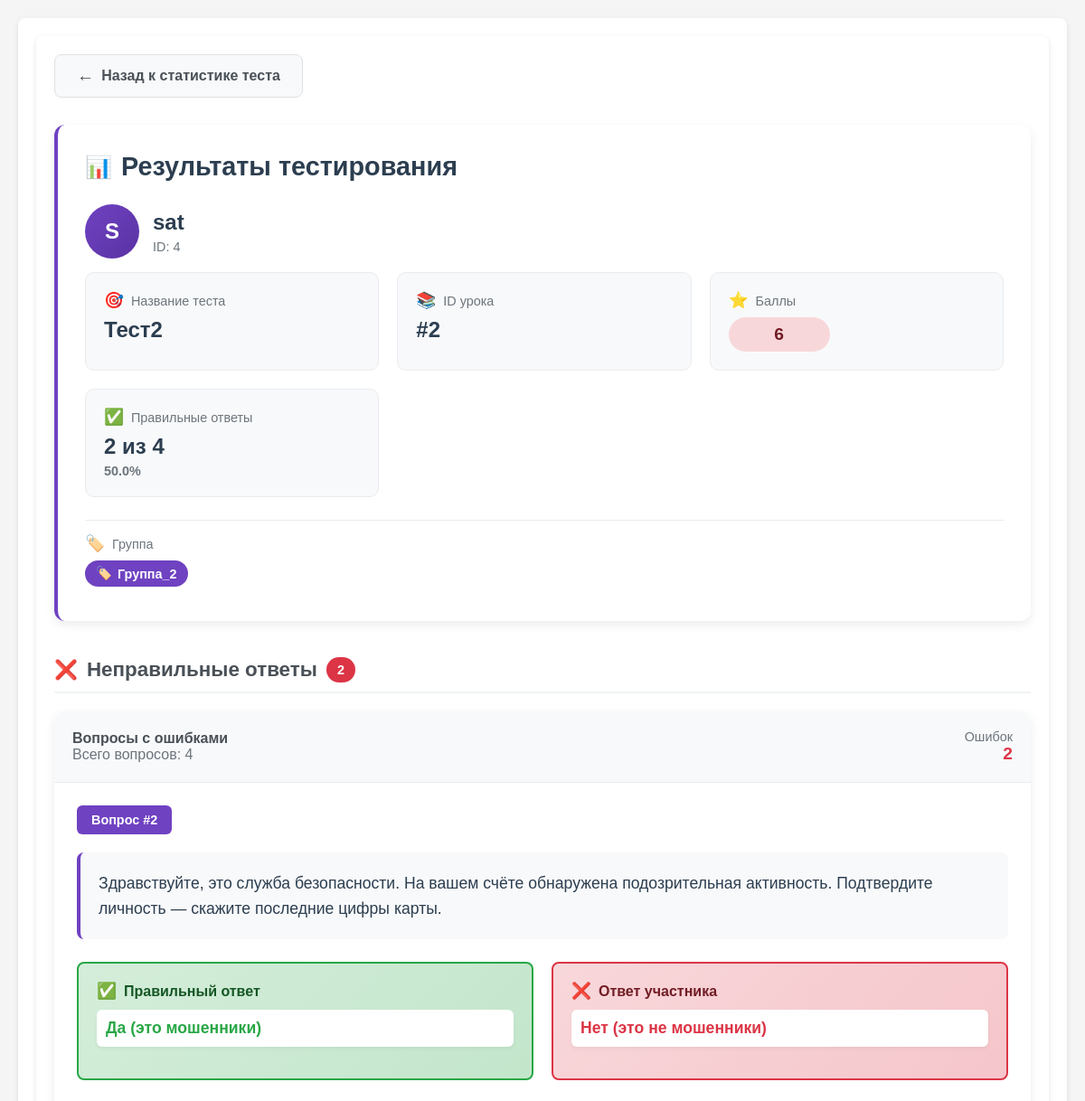
The app's page /dashboard/testing_management/user_results/2/4 (signed in, upper part), older data.
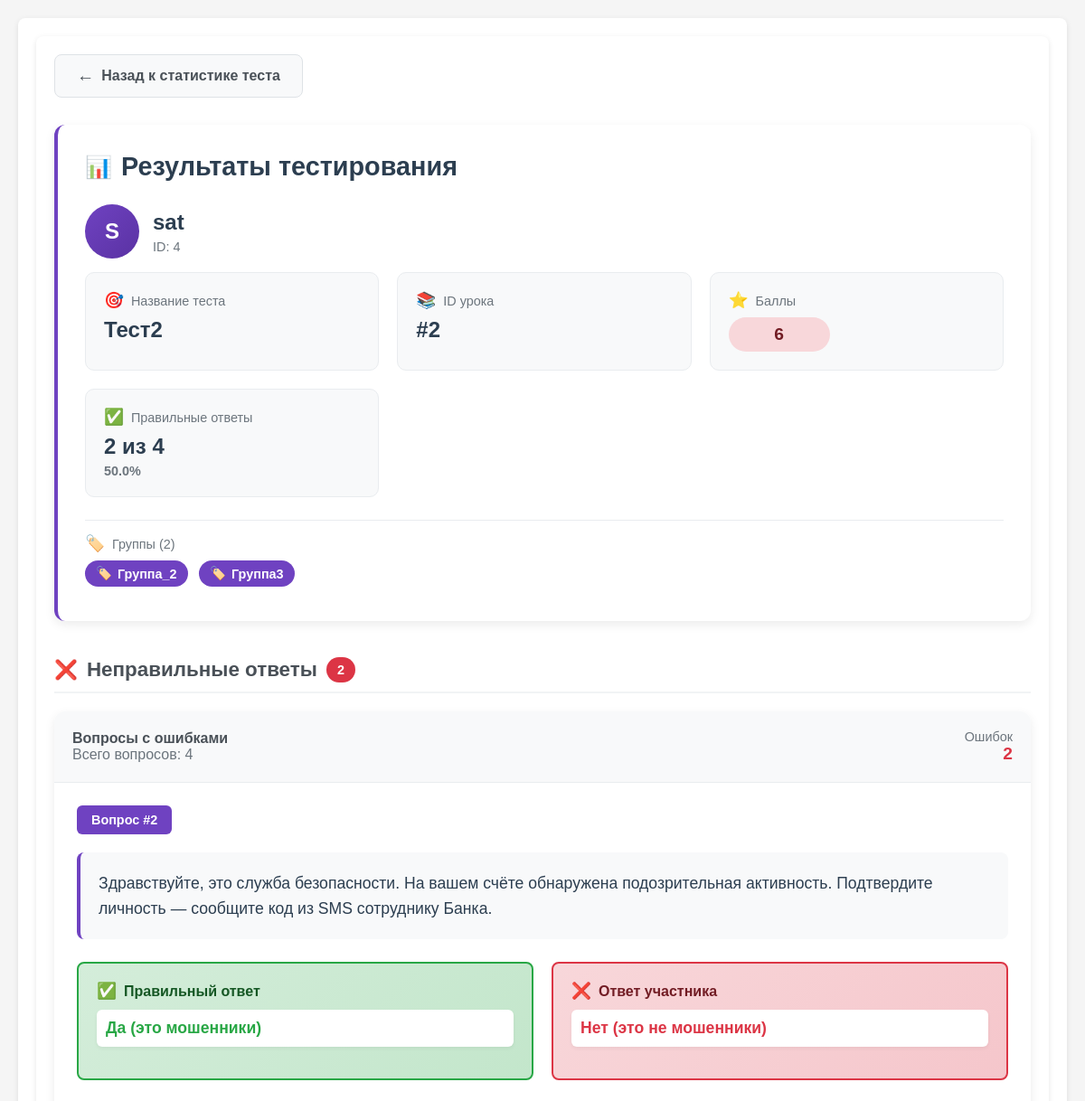
The same page, newer data.
### app.py (models this page shows, shortened)
class Group(db.Model):
    __tablename__ = 'Groups'
    id = db.Column(db.Integer, primary_key=True)
    groupname = db.Column(db.String(64), unique=True, nullable=False)
    users = db.Column(db.JSON, nullable=False)

class Message(db.Model):
    id = db.Column(db.Integer, primary_key=True)
    text = db.Column(db.Text, nullable=False)
    correct     = db.Column(db.Boolean, nullable=False)
    price_correct = db.Column(db.Float, default=0.0)
    price_wrong   = db.Column(db.Float, default=0.0)
    comment_yes = db.Column(db.Text, nullable=True)
    comment_no  = db.Column(db.Text, nullable=True)

### app.py (the view)
@app.route('/dashboard/testing_management/user_results/<int:testing_id>/<int:user_id>')
def user_results(testing_id, user_id):
    if not check_privileges():
        return redirect(url_for('ErAuth'))
    test = Testing.query.get_or_404(testing_id)
    user = User.query.get_or_404(user_id)
    result = Result.query.filter_by(testing_id=testing_id, user_id=user_id).first_or_404()
    groups = Group.query.filter(Group.id.in_(test.group_id)).all() if test.group_id else []
    user_groups = []
    for group in groups:
        if user_id in group.users:
            user_groups.append(group.groupname)
    user_group_display = ', '.join(user_groups) if user_groups else 'Без группы'
    wrong_questions = []
    if result.wrong_answers_id:
        for question_id in result.wrong_answers_id:
            question = Message.query.get(question_id)
            if question:
                wrong_questions.append(question)
    correct_count = len(result.correct_answers_id)
    wrong_count = len(result.wrong_answers_id)
    total_count = correct_count + wrong_count
    return render_template(mgn + 'user_results.html',
                           test=test,
                           user=user,
                           result=result,
                           user_group_display=user_group_display,
                           user_groups=user_groups,
                           wrong_questions=wrong_questions,
                           correct_count=correct_count,
                           wrong_count=wrong_count,
                           total_count=total_count)

### app.py (called while the page is built)
@login_manager.user_loader
def load_user(user_id):
    return User.query.get(int(user_id))

def check_privileges():
    curent_user = User.query.filter(
        User.username.ilike(
            session.get('curent_user')
        )
    ).first()
    print("DEBUD: curent user-teacher is",curent_user)
    print("DEBUG: curent user-teacher privileges -",curent_user.is_admin)
    if not curent_user or not curent_user.is_admin:
        return False
    else:
        return True

    def __repr__(self):
        return f'<User {self.username}>'

    @property
    def is_admin(self):
        return self.privileges

### templates/templateM/user_results.html (shortened to what the changed rows need)
{% extends 'base.html' %}
{% block content %}
<div class="container">
    <div class="user-header">
        <h1 class="header-title">
            <span style="font-size: 1.5rem;">📊</span>
            Результаты тестирования
        </h1>
        {% if user_groups and user_groups|length > 0 %}
        <div class="groups-container">
            <div class="stat-label">
                <span style="font-size: 1.1rem;">🏷️</span>
                {% if user_groups|length == 1 %}
                    Группа
                {% else %}
                    Группы ({{ user_groups|length }})
                {% endif %}
            </div>
            <div>
                {% for group in user_groups %}
                <span class="groups-badge">
                    <span style="font-size: 0.9rem;">🏷️</span>
                    {{ group }}
                </span>
                {% endfor %}
            </div>
        </div>
        {% endif %}
    </div>
    {% if wrong_questions %}
    <div class="questions-container">
        {% for question in wrong_questions %}
        <div class="question-card">
            <div class="question-id">Вопрос #{{ question.id }}</div>
            <div class="question-text">
                {{ question.text }}
            </div>
            <div class="answer-section">
                <div class="answer-card correct">
                    <div class="answer-label correct">
                        <span style="font-size: 1.1rem;">✅</span>
                        Правильный ответ
                    </div>
                    <div class="answer-value">
                        {% if question.correct %}
                            <span style="color: #28a745;">Да (это мошенники)</span>
                        {% else %}
                            <span style="color: #28a745;">Нет (это не мошенники)</span>
                        {% endif %}
                    </div>
                </div>
                <div class="answer-card incorrect">
                    <div class="answer-label incorrect">
                        <span style="font-size: 1.1rem;">❌</span>
                        Ответ участника
                    </div>
                    <div class="answer-value">
                        {% if question.correct %}
                            <span style="color: #dc3545;">Нет (это не мошенники)</span>
                        {% else %}
                            <span style="color: #dc3545;">Да (это мошенники)</span>
                        {% endif %}
                    </div>
                </div>
            </div>
        </div>
        {% endfor %}
    </div>
    {% endif %}
</div>
{% endblock %}
{% set show_footer = False %}

Row changes from the older to the newer data that the page shows:
added Group: groupname "Группа3"
changed Message id 2: text "Здравствуйте, это служба безопасности. На вашем счёте обнаружена подозрительная активность. Подтвердите личность — скажите последние цифры карты." → "Здравствуйте, это служба безопасности. На вашем счёте обнаружена подозрительная активность. Подтвердите личность — сообщите код из SMS сотруднику Банка."
Text that changed along with them:
{{ user_groups|length }}: (not shown) → "2"
text no longer shown: "Группа"
text now shown: "Группы ( )"
